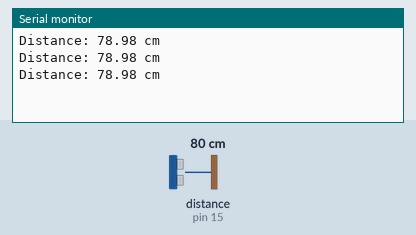
Recording of a sketch running on a simulated Arduino Uno, built with avr-gcc and run on an emulated ATmega328P. On the bench: the last lines printed to the serial monitor. Wiring (inferred from the names in the program): ultrasonic range finder: trigger pin 2; echo pin 15. Inputs (shaded band) come from the test bench; at power-on: distance to the obstacle (sensor on pin 15) 80 cm. The echo pulse lasts 58.3 µs per cm.

Above: at 1.3 s.
1.4 s: distance to the obstacle (sensor on pin 15) set to 2 cm
At 1.9 s:
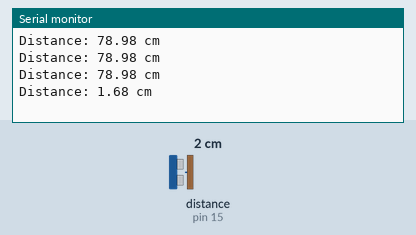
2.9 s: distance to the obstacle (sensor on pin 15) set to 4 cm
At 3.4 s:
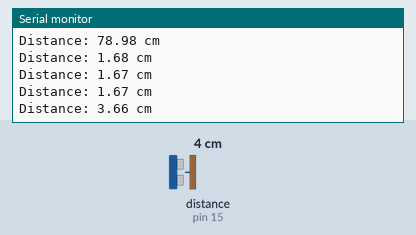
Timing chart, 0 to 5.9 s (numbered marks = the images above; inputs shaded):
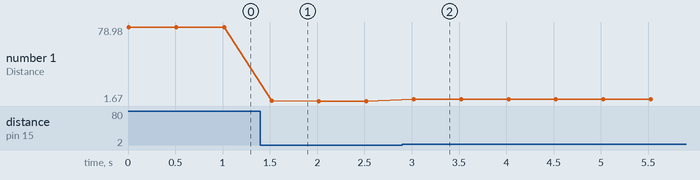

The sketch:

test_distance.ino
```cpp
// Define HC-SR04 sensor pins
const int trigPin = 2; // Trigger pin connected to GPIO 14
const int echoPin = 15; // Echo pin connected to GPIO 12

void setup() {
  // Initialize the serial communication
  Serial.begin(115200);

  // Set pin modes for the HC-SR04 sensor
  pinMode(trigPin, OUTPUT);
  pinMode(echoPin, INPUT);
}

void loop() {

  // Send a 10us pulse to trigger the sensor
  digitalWrite(trigPin, LOW);
  delayMicroseconds(2);
  digitalWrite(trigPin, HIGH);
  delayMicroseconds(10);
  digitalWrite(trigPin, LOW);

  // Read the echo pin to measure the duration
  long duration = pulseIn(echoPin, HIGH);

  // Calculate the distance in centimeters
  float distance = (duration * 0.034) / 2;

  // Print the distance to the Serial Monitor
  Serial.print("Distance: ");
  Serial.print(distance);
  Serial.println(" cm");

  // Small delay before the next loop
  delay(500);
}
```

Measured:
- after the input at 1.4 s, the serial monitor: prints a new line after 0.12 s (image 1)
- after the input at 2.9 s, the serial monitor: prints a new line after 0.12 s (image 2)
- plotted number 1: 78.98 → 1.67 after the input at 1.4 s, 1.67 → 3.66 after the input at 2.9 s
